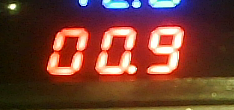
#> input picture 源代码/fixtures/actual_009.png, 234 x 110 px
$ python -i smart_display.py   (imports and definitions only)
#> lines starting #> are read from the running program, lines starting #| are printed output that depends on the picture; after the words box and inside, x2 and y2 are one past the last pixel; in counts of white or black regions, pixels touching at a corner belong together
#> further down, picture is the input picture: shape (110, 234, 3); mean B, G, R 50.4, 63, 113.3
"""Geometry-based LED localization and reading; never substitutes an expected number."""
from dataclasses import dataclass
import cv2
import numpy as np

PATTERNS={
    (1,1,1,1,1,1,0):'0',(0,1,1,0,0,0,0):'1',
    (1,1,0,1,1,0,1):'2',(1,1,1,1,0,0,1):'3',
    (0,1,1,0,0,1,1):'4',(1,0,1,1,0,1,1):'5',
    (1,0,1,1,1,1,1):'6',(1,1,1,0,0,0,0):'7',
    (1,1,1,1,1,1,1):'8',(1,1,1,1,0,1,1):'9'}
ZONES=[(.27,.03,.73,.13),(.78,.19,.96,.40),(.78,.60,.96,.81),
       (.27,.87,.73,.97),(.04,.60,.22,.81),(.04,.19,.22,.40),(.24,.41,.76,.59)]

@dataclass
class SmartResult:
    text: str=''
    quality: float=0.
    reason: str=''
    mask: np.ndarray|None=None
    boxes: list|None=None
    slant: float=0.

def red_support(frame):
    b,g,r=cv2.split(frame)
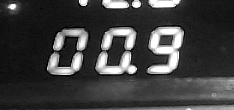
#> g: shape (110, 234); min 0, max 255, mean 63
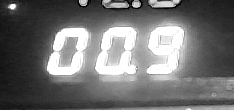
#> r: shape (110, 234); min 0, max 255, mean 113.3
    delta=r.astype(np.int16)-np.maximum(b,g).astype(np.int16)
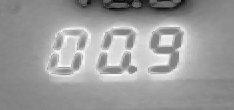
#> delta: shape (110, 234) int16; min -219, max 208, mean 42.4; drawn with min black and max white
    hue=cv2.cvtColor(frame,cv2.COLOR_BGR2HSV)[:,:,0]
    return ((r>95)&(delta>35)&((hue<12)|(hue>168))).astype(np.uint8)*255
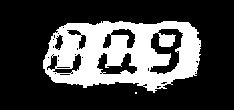
#> returned value: shape (110, 234); 27.7% white; 2 white regions (1 under 20 px)

# [38 lines left out: functions blue_support, locate_color_rows, not called in this run]

def locate_red_rows(frame):
    """Return candidate red rows, without reading or inferring their numeric value."""
    return locate_color_rows(frame,'red')

def core_mask(frame, mode='auto', brightness=140):
    gray=cv2.cvtColor(frame,cv2.COLOR_BGR2GRAY)
    if mode=='auto':
        red=red_support(frame)
        # Bright LED cores can be completely white, with a red ring around them.
        # Fill red envelopes, then use luminance to keep only their bright strokes.
        contours,_=cv2.findContours(red,cv2.RETR_EXTERNAL,cv2.CHAIN_APPROX_SIMPLE)
#> contours = 2 contours, 1 with area under 20; largest, box (x1, y1, x2, y2) and area: (43, 21, 201, 93) 8856
        envelope=np.zeros_like(red)
        cv2.drawContours(envelope,contours,-1,255,cv2.FILLED)
#> envelope: shape (110, 234); 35.3% white; 2 white regions (1 under 20 px), largest, box (x1, y1, x2, y2) and area: (43, 21, 201, 93) 9074
        vicinity=cv2.dilate(envelope,np.ones((5,5),np.uint8))>0
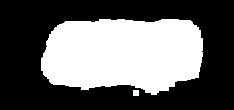
#> vicinity: shape (110, 234) bool; 39.5% white; 2 white regions, box (x1, y1, x2, y2) and area: (41, 19, 203, 95) 10134, (133, 90, 139, 96) 36
        if np.count_nonzero(vicinity)<12:return np.zeros_like(gray)
        # White centers are retained if supported by red pixels nearby. Pure red
        # bloom is darker in luminance and is separated from the luminous core.
        samples=gray[vicinity]
#> samples = 10170 values, max 254 at index 1296, min 24 at index 9656, mean 113
        otsu,_=cv2.threshold(samples.reshape(-1,1),0,255,cv2.THRESH_BINARY|cv2.THRESH_OTSU)
#> otsu = 142
        peak=float(np.percentile(samples,98))
#> peak = 254
        threshold=max(40,min(195,max(float(otsu)*1.1,peak*.60)))
#> threshold = 156.2
        b,g,r=cv2.split(frame)
        red_or_white=r.astype(np.float32)>=np.maximum(b,g)*.95
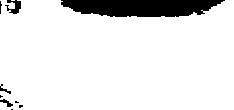
#> red_or_white: shape (110, 234) bool; 90.3% white; 9 black regions (5 under 20 px), largest, box (x1, y1, x2, y2) and area: (61, 0, 225, 17) 2256, (5, 0, 21, 14) 120, (0, 99, 13, 107) 44, (0, 84, 11, 94) 35
        mask=((gray>=threshold)&vicinity&red_or_white).astype(np.uint8)*255
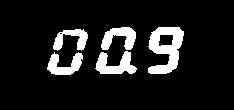
#> mask: shape (110, 234); 11.1% white; 5 white regions, box (x1, y1, x2, y2) and area: (148, 27, 184, 74) 1004, (95, 51, 137, 74) 546, (101, 27, 136, 50) 474, (47, 52, 83, 75) 456, (53, 29, 88, 51) 389
    elif mode=='blue':
        support=blue_support(frame)
        contours,_=cv2.findContours(support,cv2.RETR_EXTERNAL,cv2.CHAIN_APPROX_SIMPLE)
        envelope=np.zeros_like(support)
        cv2.drawContours(envelope,contours,-1,255,cv2.FILLED)
        vicinity=cv2.dilate(envelope,np.ones((5,5),np.uint8))>0
        if np.count_nonzero(vicinity)<12:return np.zeros_like(gray)
        samples=gray[vicinity]
        otsu,_=cv2.threshold(samples.reshape(-1,1),0,255,cv2.THRESH_BINARY|cv2.THRESH_OTSU)
        peak=float(np.percentile(samples,98))
        threshold=max(35,min(195,max(float(otsu)*1.1,peak*.60)))
        b,g,r=cv2.split(frame)
        blue_or_white=b.astype(np.float32)>=np.maximum(g,r)*.95
        mask=((gray>=threshold)&vicinity&blue_or_white).astype(np.uint8)*255
    elif mode=='gray':mask=(gray>=brightness).astype(np.uint8)*255
    else:
        red=red_support(frame)
        mask=((gray>=max(40,brightness*.75))&(cv2.dilate(red,np.ones((3,3),np.uint8))>0)).astype(np.uint8)*255
    return mask

# [187 lines left out: functions remove_small, estimate_slant, level_row, split_columns, decode_digit, evaluate_alignment and 3 more, not called in this run]

def locate_current(frame,digits):
    return locate_row(frame,digits,'red')

# [28 lines left out: functions locate_voltage, locate_row, not called in this run]

>>> import cv2
>>> picture = cv2.imread('fixtures/actual_009.png')
>>> result = core_mask(picture)
